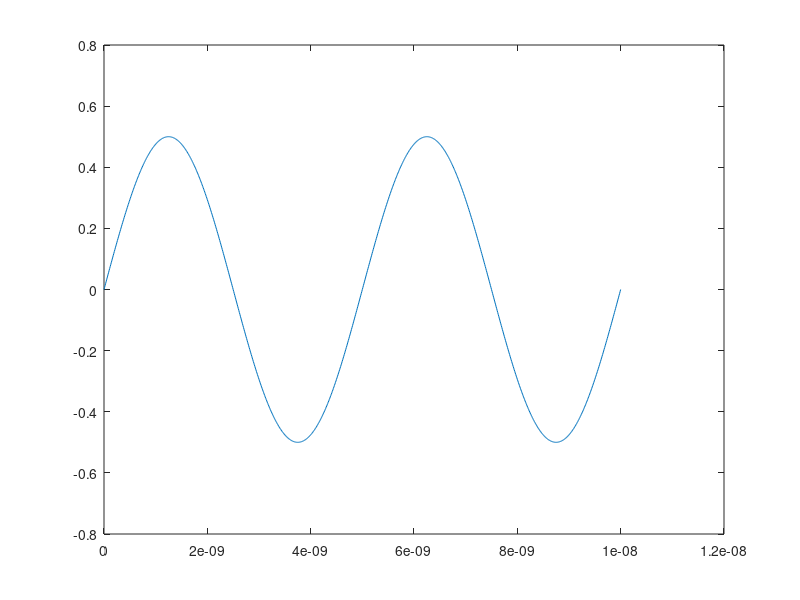

Source code (MATLAB):
t=0:10^-11:10^-8;
a=[1,1,0,0,1,1,0,0,1,0];
x=cos(2*pi*10^8*t).*sin(2*pi*(10^8+10^(-8)/4)*t);
y=-cos(2*pi*10^8*t).*sin(2*pi*(10^8+10^(-8)/4)*t);
tt=floor(t*10^8);
for c=1:1:10^3+1
    if a(tt(c)+1)==1
        s(c)=x(c);
    else
        s(c)=y(c);
    end
end
plot(t,s)